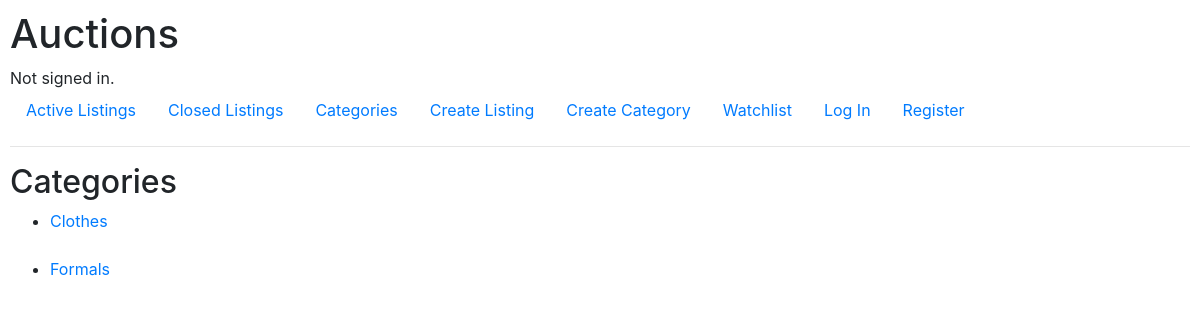
/categories, run on an earlier commit of the app's database.
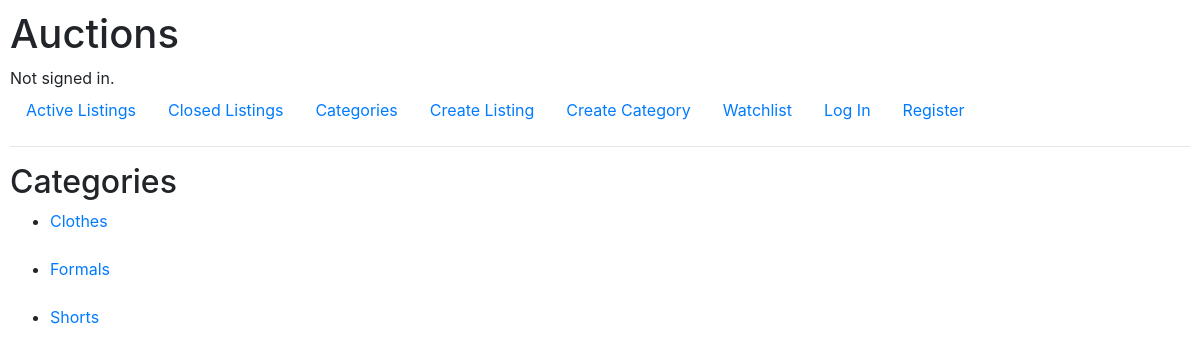
And on a later commit of the database.
### auctions/models.py (models this page shows, shortened)
class Category(models.Model):
    name = models.CharField(max_length=64)

### auctions/views.py (the view)
# urls.py: path("categories", views.categories, name="categories"),
def categories(request):
    return render(request, "auctions/categories.html", {
        "categories": Category.objects.all()
        })

### auctions/templates/auctions/categories.html
{% extends "auctions/layout.html" %}
{% block body %}
    <h2>Categories</h2>
    <ul>
        {% for cat in categories %}
                <li>  <a href="{% url 'category' cat.name %}"> {{ cat.name }} </a> </li> <br>
        {% endfor %}
    </ul>
{% endblock %}

What changed in the data, as far as the page shows it:
added Category: name "Shorts"
